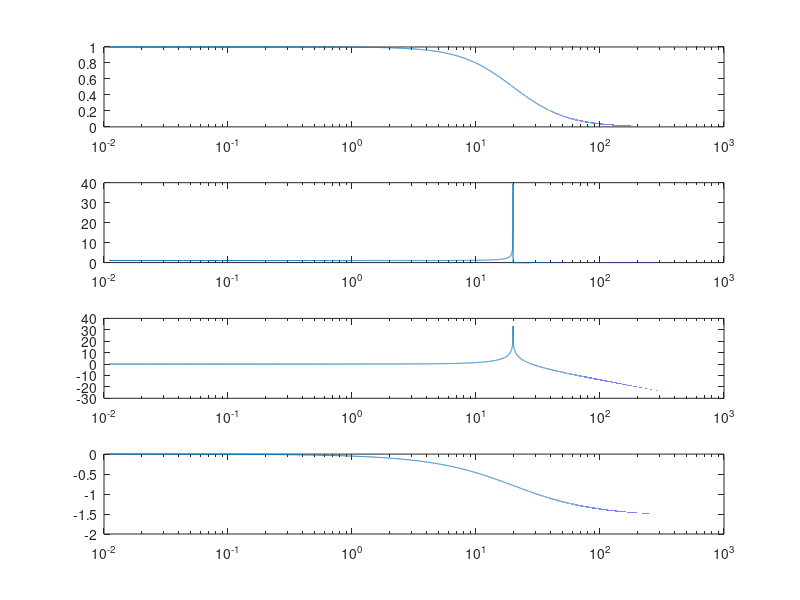

MATLAB code for this plot:
clear
tau = 0.8e-2;
T = 2.5;

dt = 2.5e-3;
t = (-T:dt:T);
a1 = 2;
f1 = 10;
phi1 = 0;

df = 1.10e-2;
f = (0:df:400);
omega = 1j*2*pi*f;
lf = length(f);

for k = 1:lf
    H(k) = 1/(1 + omega(k)*tau);
    modH(k)= 1/sqrt(1 + (omega(k)*tau)^2);
    modHdb(k) = 20 * log10(modH(k));
    angH(k) = angle(H(k));
end

x = a1 * sin(2*pi*f1*t + phi1);
X = (a1/2j)*(omega);%mauvaise formule
fc = 1/tau*2*pi
subplot(4,1,1)
    semilogx(f,H)
subplot(4,1,2)
    semilogx(f,modH)
subplot(4,1,3)
    semilogx(f,modHdb)
subplot(4,1,4)
    semilogx(f,angH)


%subplot(2,1,1)
%plot(t,x)
%subplot(2,1,2)
%plot(f,X)